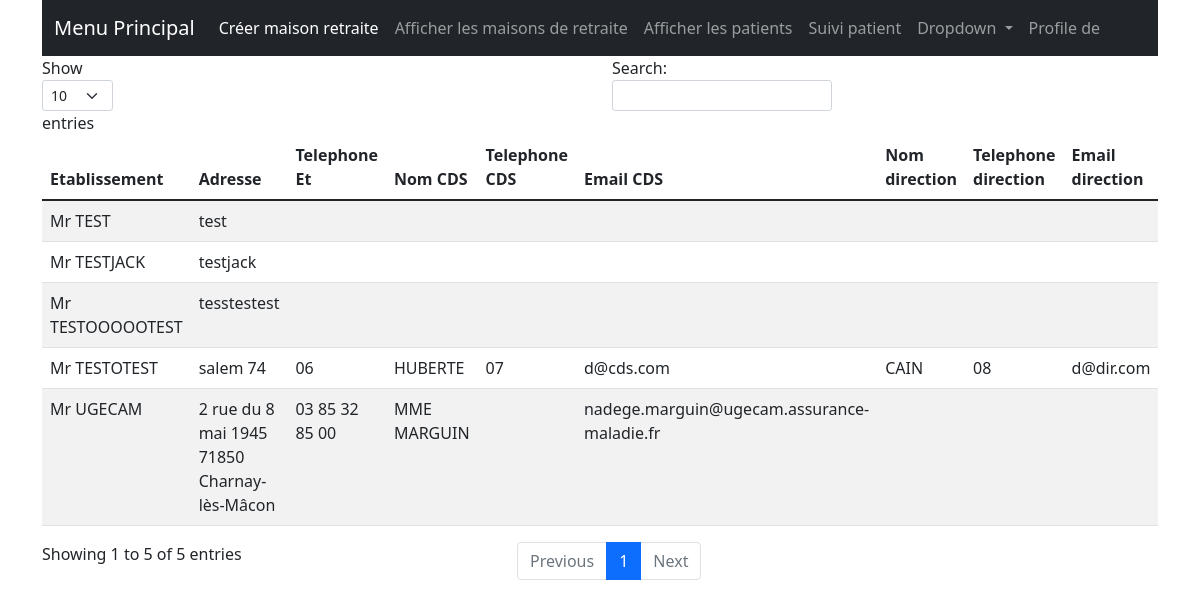
The app's page /displaymaisonretraite with its own data.
### odikev.py (models this page shows, shortened)
class MaisonRetraite(db.Model):
    __tablename__ = 'maison_retraite'
    id_maison_retraite = db.Column(db.Integer, primary_key=True)
    nom_maison_retraite = db.Column(db.String(100), nullable=False)
    adresse_maison_retraite = db.Column(db.String(100), nullable=False)
    telephone_maison_retraite = db.Column(db.String(100))
    nom_cadre_sante = db.Column(db.String(100))
    telephone_cadre_sante = db.Column(db.String(100))
    email_cadre_sante = db.Column(db.String(100))
    nom_directeur = db.Column(db.String(100))
    telephone_directeur = db.Column(db.String(100))
    email_directeur = db.Column(db.String(100))

### odikev.py (the view)
@app.route('/displaymaisonretraite')
def displaymaisonretraite():
    noms_maisons_retraite = []
    adresses_maisons_retraite = []
    telephones_maisons_retraite = []
    noms_cadres_sante = []
    telephones_cadres_sante = []
    emails_cadres_sante = []
    noms_directeurs = []
    telephones_directeurs = []
    emails_directeurs = []
    maison_retraite = MaisonRetraite.query
    for maison in MaisonRetraite.query:
        noms_maisons_retraite.append(maison.nom_maison_retraite)
        adresses_maisons_retraite.append(maison.adresse_maison_retraite)
        telephones_maisons_retraite.append(maison.telephone_maison_retraite)
        noms_cadres_sante.append(maison.nom_cadre_sante)
        telephones_cadres_sante.append(maison.telephone_cadre_sante)
        emails_cadres_sante.append(maison.email_cadre_sante)
        noms_directeurs.append(maison.nom_directeur)
        telephones_directeurs.append(maison.telephone_directeur)
        emails_directeurs.append(maison.email_directeur)
        """
        id_cds = maison.id_cadre_sante
        id_dir = maison.id_directeur
        for personnel_cds in db.session.query(Personne).join(MaisonRetraite,
            Personne.id_personne == MaisonRetraite.id_cadre_sante).filter(MaisonRetraite.id_cadre_sante == id_cds):

            noms_cadres_sante.append(personnel_cds.nom_personne)
            telephones_cadres_sante.append(personnel_cds.telephone_personne)
            emails_cadres_sante.append(personnel_cds.email_personne)

        for personnel_dir in db.session.query(Personne).join(MaisonRetraite,
                Personne.id_personne == MaisonRetraite.id_directeur).filter(MaisonRetraite.id_directeur == id_dir):
            noms_directeurs.append(personnel_dir.nom_personne)
            telephones_directeurs.append(personnel_dir.telephone_personne)
            emails_directeurs.append(personnel_dir.email_personne)
        """
    lataille = len(noms_maisons_retraite)
    return render_template('displaymaisonretraite.html',
                           title='MaisonRetraite',
                           maison_retraite=maison_retraite,
                           noms_maisons_retraite=noms_maisons_retraite,
                           adresses_maisons_retraite=adresses_maisons_retraite,
                           telephones_maisons_retraite=telephones_maisons_retraite,
                           noms_cadres_sante=noms_cadres_sante,
                           telephones_cadres_sante=telephones_cadres_sante,
                           emails_cadres_sante=emails_cadres_sante,
                           noms_directeurs=noms_directeurs,
                           telephones_directeurs=telephones_directeurs,
                           emails_directeurs=emails_directeurs,
                           lataille=lataille
                           )

### templates/displaymaisonretraite.html (shortened to what this page needs)
{% extends "base.html" %}
{% block content %}
  <table id="data" class="table table-striped">
    <thead>
      <tr>
        <th>Etablissement</th>
        <th>Adresse</th>
        <th>Telephone Et </th>
        <th>Nom CDS</th>
        <th>Telephone CDS</th>
        <th>Email CDS</th>
        <th>Nom direction</th>
        <th>Telephone direction</th>
        <th>Email direction</th>
      </tr>
    </thead>
    <tbody>
      {% for count in range(lataille) %}
        <tr>
          <td>{{ noms_maisons_retraite[count] }}</td>
          <td>{{ adresses_maisons_retraite[count] }}</td>
          <td>{{ telephones_maisons_retraite[count] }}</td>
          <td>{{ noms_cadres_sante[count] }}</td>
          <td>{{ telephones_cadres_sante[count] }}</td>
          <td>{{ emails_cadres_sante[count] }}</td>
          <td>{{ noms_directeurs[count] }}</td>
          <td>{{ telephones_directeurs[count] }}</td>
          <td>{{ emails_directeurs[count] }}</td>
        </tr>
      {% endfor %}
    </tbody>
  </table>
{% endblock %}

### static/css/style.css (style rules this page uses)
body { background: }

### records on screen
MaisonRetraite: nom_maison_retraite "Mr TESTJACK", adresse_maison_retraite "testjack"
MaisonRetraite: nom_maison_retraite "Mr TESTOTEST", adresse_maison_retraite "salem 74", telephone_maison_retraite "06", nom_cadre_sante "HUBERTE", telephone_cadre_sante "07", email_cadre_sante "d@cds.com", nom_directeur "CAIN", telephone_directeur "08", email_directeur "d@dir.com"
MaisonRetraite: nom_maison_retraite "Mr TESTOOOOOTEST", adresse_maison_retraite "tesstestest"
MaisonRetraite: nom_maison_retraite "Mr TEST", adresse_maison_retraite "test"
MaisonRetraite: nom_maison_retraite "Mr UGECAM", adresse_maison_retraite "2 rue du 8 mai 1945 71850 Charnay-lès-Mâcon", telephone_maison_retraite "03 85 32 85 00", nom_cadre_sante "MME MARGUIN", email_cadre_sante "nadege.marguin@ugecam.assurance-maladie.fr"
